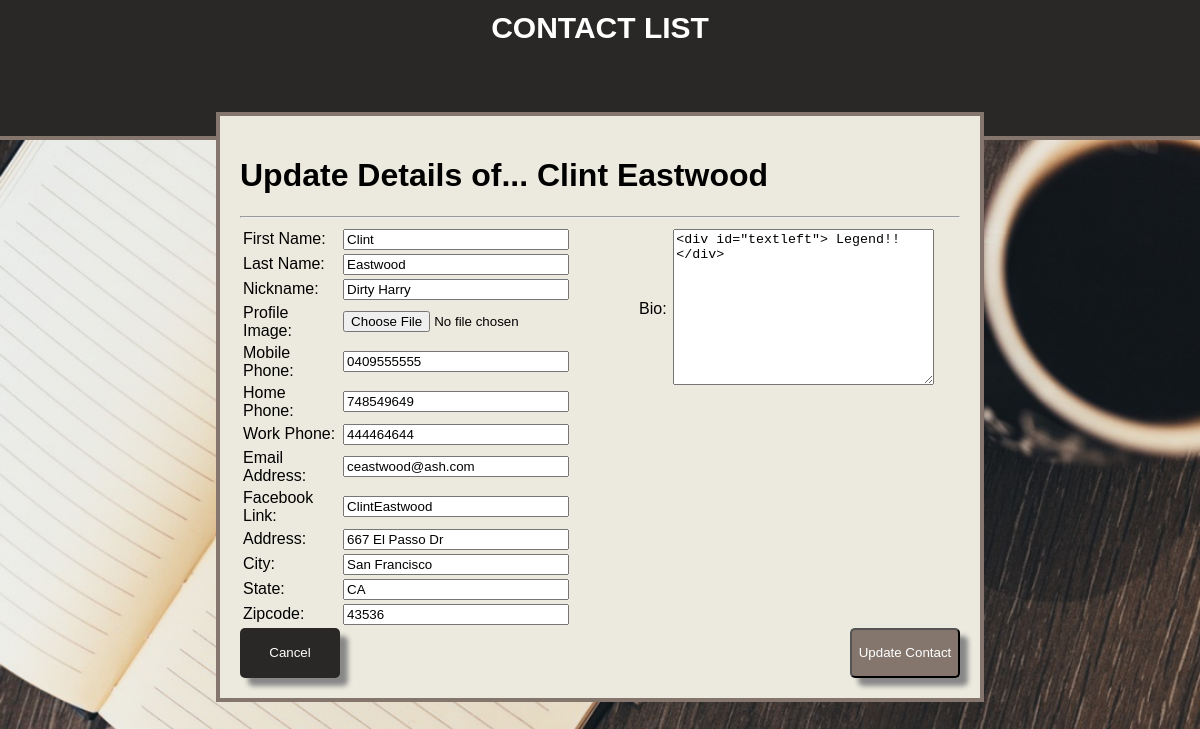
/update_contact.php?id=52 (signed in), run on the app's committed database.
### tables this page shows
CREATE TABLE `contacts` (
  `contact_id` int(11) NOT NULL,
  `contact_fname` varchar(100) NOT NULL,
  `contact_lname` varchar(100) NOT NULL,
  `contact_nickname` varchar(100) NOT NULL,
  `contact_mphone` varchar(50) NOT NULL,
  `contact_hphone` varchar(50) NOT NULL,
  `contact_wphone` varchar(50) NOT NULL,
  `contact_email` varchar(200) NOT NULL,
  `contact_facebook` varchar(200) NOT NULL,
  `contact_address` varchar(100) NOT NULL,
  `contact_city` varchar(50) NOT NULL,
  `contact_state` varchar(50) NOT NULL,
  `contact_zipcode` varchar(50) NOT NULL,
  `contact_profile` varchar(255) NOT NULL,
  `contact_notes` longblob NOT NULL,
  `contact_status` enum('archived','current') NOT NULL DEFAULT 'current'
);

### update_contact.php (the view, shortened to what this page needs)
<?php
	require_once"connection.php";
	if (isset($_GET['id'])) {
		$id = $_GET['id'];
		$get_contact = "select * from contacts where contact_id = '$id'";
		$sql_get_contact = $conn->query($get_contact);
		$row = mysqli_fetch_array($sql_get_contact);
	}
 ?>
<!DOCTYPE html>
<html>
<head>
	<?php include"includes/head.inc"; ?>
</head>
<body>
	<div class="wrapper">
		<div class="header">
			<div class="headerContent"><h1>CONTACT LIST</h1></div>
		</div>
		<div class="content">
		<div><h1>Update Details of... <b><?php echo $row['contact_fname'] . " " . $row['contact_lname'] ?></b></h1></div>
			<hr>
			<div class="contact">
				<div class="contact_insert">
					<form action="update_contact.php?id<?php echo $row['contact_id'] ?>" method="post" enctype="multipart/form-data">
						<table class="create-contact-tbl">
							<tr>
								<td>First Name:</td>
								<td><input type="text" name="fname" value="<?php echo $row['contact_fname'] ?>"  size="40%"></td>
							</tr>
							<tr>
								<td>Last Name:</td>
								<td><input type="text" name="lname" value="<?php echo $row['contact_lname'] ?>" size="40%"></td>
							</tr>
							<tr>
								<td>Nickname:</td>
								<td><input type="text" name="nickname" value="<?php echo $row['contact_nickname'] ?>" size="40%"></td>
							</tr>
							<tr>
								<td>Profile Image:</td>
								<td><input type="file" name="profile"></td>
							</tr>
							<tr>
								<td>Mobile Phone:</td>
								<td><input type="text" name="mphone" value="<?php echo $row['contact_mphone'] ?>" size="40%"></td>
							</tr>
							<tr>
								<td>Home Phone:</td>
								<td><input type="text" name="hphone" value="<?php echo $row['contact_hphone'] ?>" size="40%"></td>
							</tr>
							<tr>
								<td>Work Phone:</td>
								<td><input type="text" name="wphone" value="<?php echo $row['contact_wphone'] ?>" size="40%"></td>
							</tr>
							<tr>
								<td>Email Address:</td>
								<td><input type="email" name="email" value="<?php echo $row['contact_email'] ?>" size="40%"></td>
							</tr>
							<tr>
								<td>Facebook Link:</td>
								<td><input type="text" name="facebook" value="<?php echo $row['contact_facebook'] ?>" size="40%"></td>
							</tr>
							<tr>
								<td>Address:</td>
								<td><input type="text" name="address" value="<?php echo $row['contact_address'] ?>" size="40%"></td>
							</tr>
							<tr>
								<td>City:</td>
								<td><input type="text" name="city" value="<?php echo $row['contact_city'] ?>" size="40%"></td>
							</tr>
							<tr>
								<td>State:</td>
								<td><input type="text" name="state" value="<?php echo $row['contact_state'] ?>" size="40%"></td>
							</tr>
							<tr>
								<td>Zipcode:</td>
								<td><input type="text" name="zipcode" value="<?php echo $row['contact_zipcode'] ?>" size="40%"></td>
							</tr>
						</table>
						<table class="bio_window">
							<tr>
								<td>Bio:</td>
								<td><textarea name="bio" id="bio" cols="30" rows="10"><?php echo $row['contact_notes'] ?></textarea></td>
							</tr>
						</table>
						<input class="insert_contact_button" type="submit" name="submit" value="Update Contact">
						<a href="main_list.php"><input class="cancel_contact_button" type="button" value="Cancel"></a>
					</form>
				</div>
			</div>
		</div>
</body>
</html>

### css/styles.css (style rules this page uses)
body { font-family:helvetica, arial, sans-serif; padding:0; margin:0; background-color:#292826; }
.header { width:100%; border-bottom:4px solid #84766d; height: 17vh; background-color:#292826;position: relative; }
.header .headerContent { width:60%; margin:0 auto; padding:1vh 0; line-height:40px; }
.header .headerContent h1 { margin:0; text-align: center; font-size: 30px; color:#ffffff; font-weight: bold; }
.content { width: 60%; margin: 0 auto; background-color:#eceade; padding:20px 20px; position: absolute; top: 14vh; left:50px; right: 50px; border:4px solid #84766d; }
.contact { width:100%; }
.insert_contact_button { float: right; width: 110px; height: 50px; background-color:#84766d; color:#ffffff; border-radius: 5px; box-shadow: 8px 8px 5px #888888; }
.cancel_contact_button { float: left; width: 100px; height: 50px; background-color:#292826; color:#ffffff; border:none; border-radius: 5px; box-shadow: 8px 8px 5px #888888; }
.create-contact-tbl { width: 45%; float:left; }
.create-contact-tbl input { width: 100%; }
.bio_window { float: right; width: 45%; }

### data on the page
contacts: contact_fname "Clint", contact_lname "Eastwood", fname "Clint", lname "Eastwood", nickname "Dirty Harry", mphone "0409555555", hphone "748549649", wphone "444464644", email "ceastwood@ash.com", facebook "ClintEastwood", address "667 El Passo Dr", city "San Francisco", state "CA", zipcode "43536", bio "<div id=\"textleft\"> Legend!!</div>"
